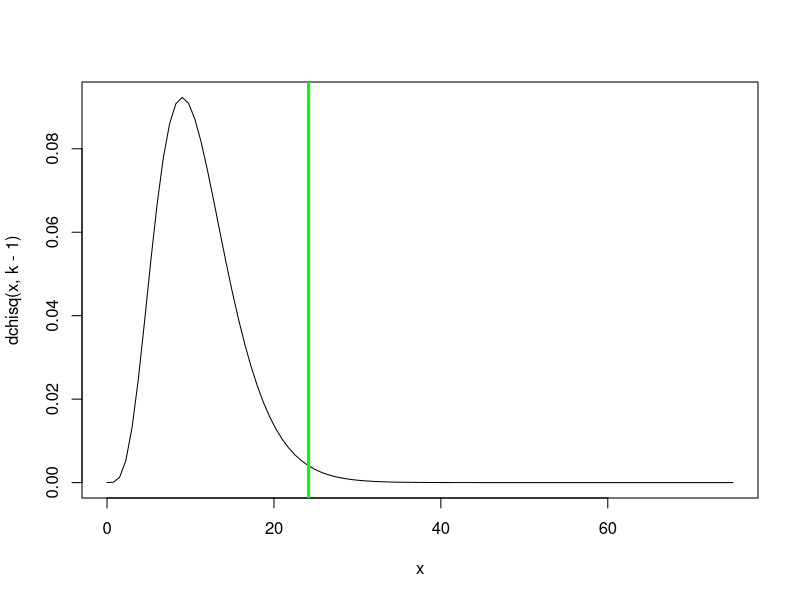
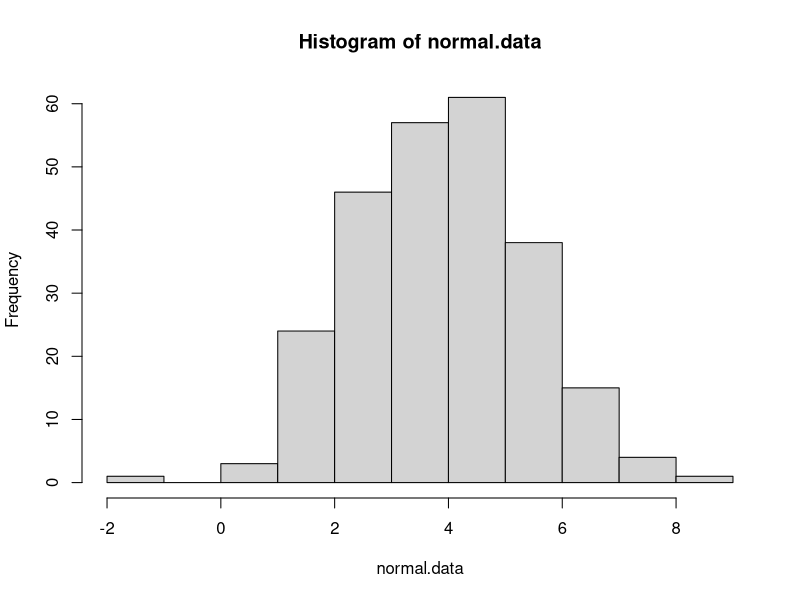
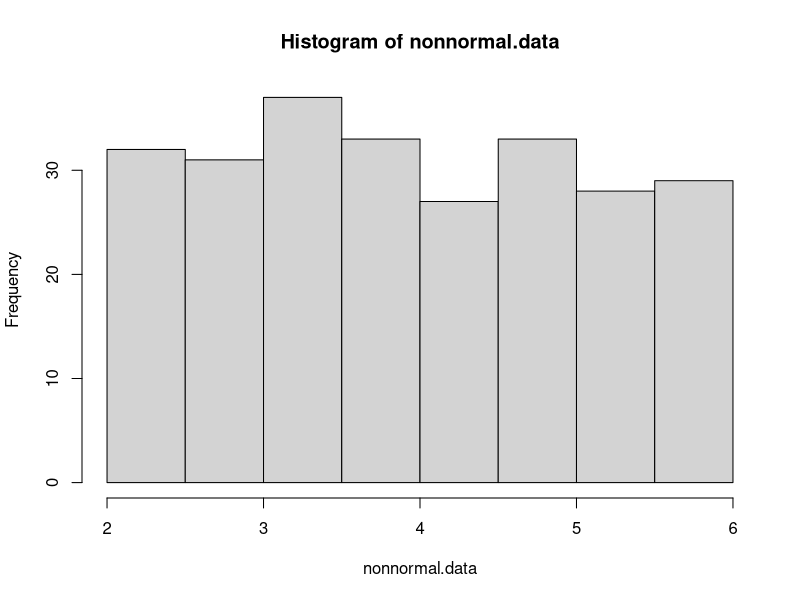
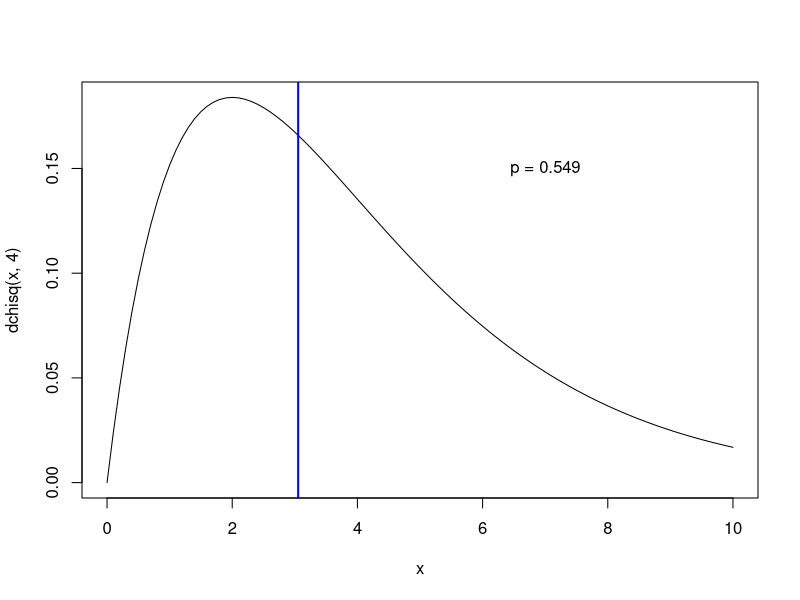
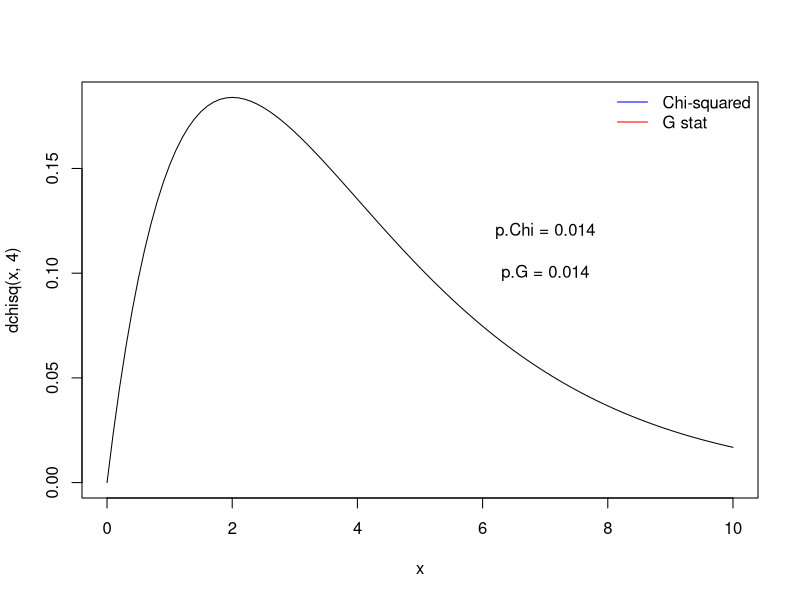

The R script that drew these images, in order:


#  NRES 710, Lecture 5 -----------------------
#   University of Nevada, Reno                       

#   ANOVA                                          



## Chi squared goodness-of-fit example

birthdays.bymonth <- c(40,23,33,39,28,29,45,31,22,34,44,20)
months <- c("Jan","Feb","Mar","Apr","May","Jun","Jul","Aug","Sep","Oct","Nov","Dec")
names(birthdays.bymonth) <- months

sample.size <- sum(birthdays.bymonth)
k = length(birthdays.bymonth)   # number of categories (months)
exp.birthdays.bymonth <- sample.size*rep(1/k,times=k)   # compute the expected number under the null hypothesis.

Chisq.stat <- sum((birthdays.bymonth-exp.birthdays.bymonth)^2/exp.birthdays.bymonth)
Chisq.stat


## View the summary statistic along with its sampling distribution under the null hypothesis

curve(dchisq(x,k-1),0,75)
abline(v=Chisq.stat,col="green",lwd=3)

p <- 1-pchisq(Chisq.stat,k-1)
p


### use R's built in chi squared function

chisq.test(birthdays.bymonth)     # should get the same p value!



# Chi-squared test for normality

normal.data <- rnorm(250,4,1.5)  # generate normal data
nonnormal.data <-  runif(250,2,6)  # generate non-normal data

hist(normal.data)
hist(nonnormal.data)

# First bin the data (chi squared test must be on categorical data!)

breaks <- c(-Inf,1,2,3,3.5,4,4.5,5,6,7,Inf)

normal.data.binned <- cut(normal.data,breaks,labels=breaks[-1])
nonnormal.data.binned <- cut(nonnormal.data,breaks,labels=breaks[-1])

obs_table_norm <- table(normal.data.binned)
obs_table_nonnorm <- table(nonnormal.data.binned)

# Determine expected values in each cell if the underlying distribution were normal

normal.probs <- sapply(2:length(breaks), function(t) pnorm(breaks[t],mean(normal.data),sd(normal.data))-pnorm(breaks[t-1],mean(normal.data),sd(normal.data))  )
exp_table_norm <- length(normal.data)*normal.probs  # check that expected vals are greater than 5

normal.probs <- sapply(2:length(breaks), function(t) pnorm(breaks[t],mean(nonnormal.data),sd(nonnormal.data))-pnorm(breaks[t-1],mean(nonnormal.data),sd(nonnormal.data))  )
exp_table_nonnorm <- length(normal.data)*normal.probs  # check that expected vals are greater than 5

# Chi squared stat for normality test on normal data

chistat_norm <- sum((obs_table_norm-exp_table_norm)^2/exp_table_norm)
pval_norm <- 1-pchisq(chistat_norm,length(exp_table_norm)-1)
pval_norm

chistat_nonnorm <- sum((obs_table_nonnorm-exp_table_nonnorm)^2/exp_table_nonnorm)
pval_nonnorm <- 1-pchisq(chistat_nonnorm,length(exp_table_nonnorm)-1)
pval_nonnorm

# Compare with shapiro wilk test (which is a MUCH better test!)

shapiro.test(normal.data)
shapiro.test(nonnormal.data)


n.bunnies <- 112

    # sample assuming null hypothesis is true
all.bunnies <- data.frame(
  ear_type = sample(c("floppy","pointy","mixed"),n.bunnies,replace = T),
  coat_color = sample(c("white","brown","mixed"),n.bunnies,replace = T)
)

head(all.bunnies)

# make contingency table

con_table <- table(all.bunnies$ear_type,all.bunnies$coat_color)

# generate expected values

prop.ears <- rowSums(con_table)/n.bunnies
sum.coats <- colSums(con_table)
exp_table <- sapply(1:ncol(con_table),function(t) sum.coats[t]*prop.ears)
colnames(exp_table) <- colnames(con_table)

# compute chi-squared statistic

Chisq.stat <- sum((con_table-exp_table)^2/exp_table)


# Compare chi squared statistic with null sampling distribution

curve(dchisq(x,4),0,10)
abline(v=Chisq.stat,col="blue",lwd=2)

p.value <- 1-pchisq(Chisq.stat,4)
p.value

text(7,0.15,paste0("p = ",round(p.value,3)))

# Compare with R's built in chi squared function

chisq.test(con_table)



n.bunnies <- 112

    # sample assuming null hypothesis is true
all.bunnies <- data.frame(
  ear_type = sample(c("floppy","pointy","mixed"),n.bunnies,replace = T),
  coat_color = sample(c("white","brown","mixed"),n.bunnies,replace = T)
)

head(all.bunnies)

# make contingency table

con_table <- table(all.bunnies$ear_type,all.bunnies$coat_color)

# generate expected values

prop.ears <- rowSums(con_table)/n.bunnies
sum.coats <- colSums(con_table)
exp_table <- sapply(1:ncol(con_table),function(t) sum.coats[t]*prop.ears)
colnames(exp_table) <- colnames(con_table)

# compute chi-squared and G statistics

Chisq.stat <- sum((con_table-exp_table)^2/exp_table)
G.stat <- 2*sum(con_table*log(con_table/exp_table))   # slightly different!


# Compare chi squared and G statistics with null sampling distribution

curve(dchisq(x,4),0,10)
abline(v=Chisq.stat,col="blue",lwd=1)
abline(v=G.stat,col="red",lwd=1)
legend("topright",lty=c(1,1),lwd=c(1,1),col=c("blue","red"),legend=c("Chi-squared","G stat"),bty="n")

p.value.Chi <- 1-pchisq(Chisq.stat,4)
p.value.G <- 1-pchisq(G.stat,4)

text(7,0.12,paste0("p.Chi = ",round(p.value.Chi,3)))
text(7,0.1,paste0("p.G = ",round(p.value.G,3)))


n.bunnies <- 20

    # sample assuming null hypothesis is true
all.bunnies <- data.frame(
  ear_type = sample(c("floppy","pointy","mixed"),n.bunnies,replace = T),
  coat_color = sample(c("white","brown","mixed"),n.bunnies,replace = T)
)

head(all.bunnies)

# make contingency table

con_table <- table(all.bunnies$ear_type,all.bunnies$coat_color)

# generate expected values

prop.ears <- rowSums(con_table)/n.bunnies
sum.coats <- colSums(con_table)
exp_table <- sapply(1:ncol(con_table),function(t) sum.coats[t]*prop.ears)
colnames(exp_table) <- colnames(con_table)

# run fisher exact test

#?fisher.test

chisq.test(con_table)
fisher.test(con_table)   # better test
fisher.test(con_table,simulate.p.value = T,B=5000)   # use simulated p-value - usually very similar answer

